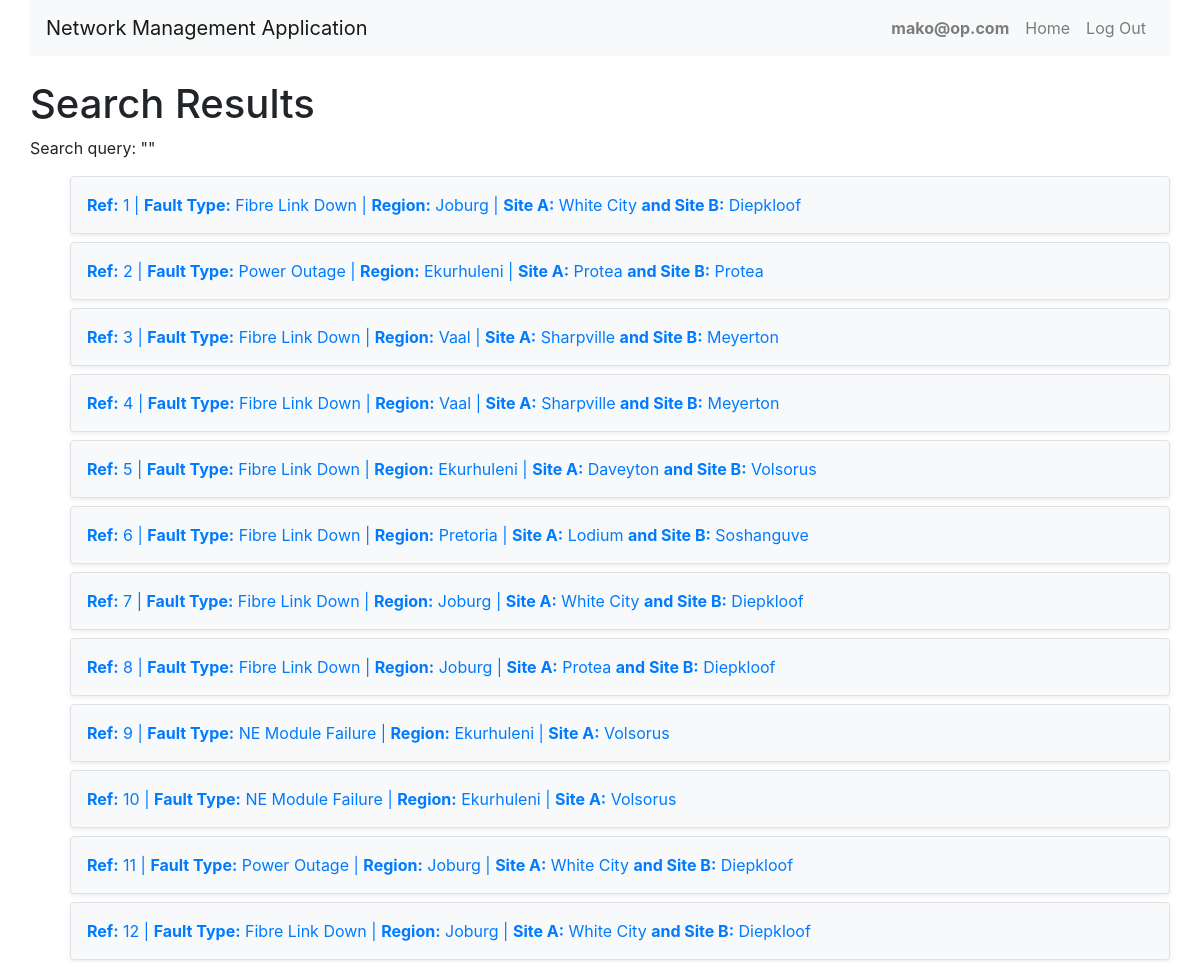
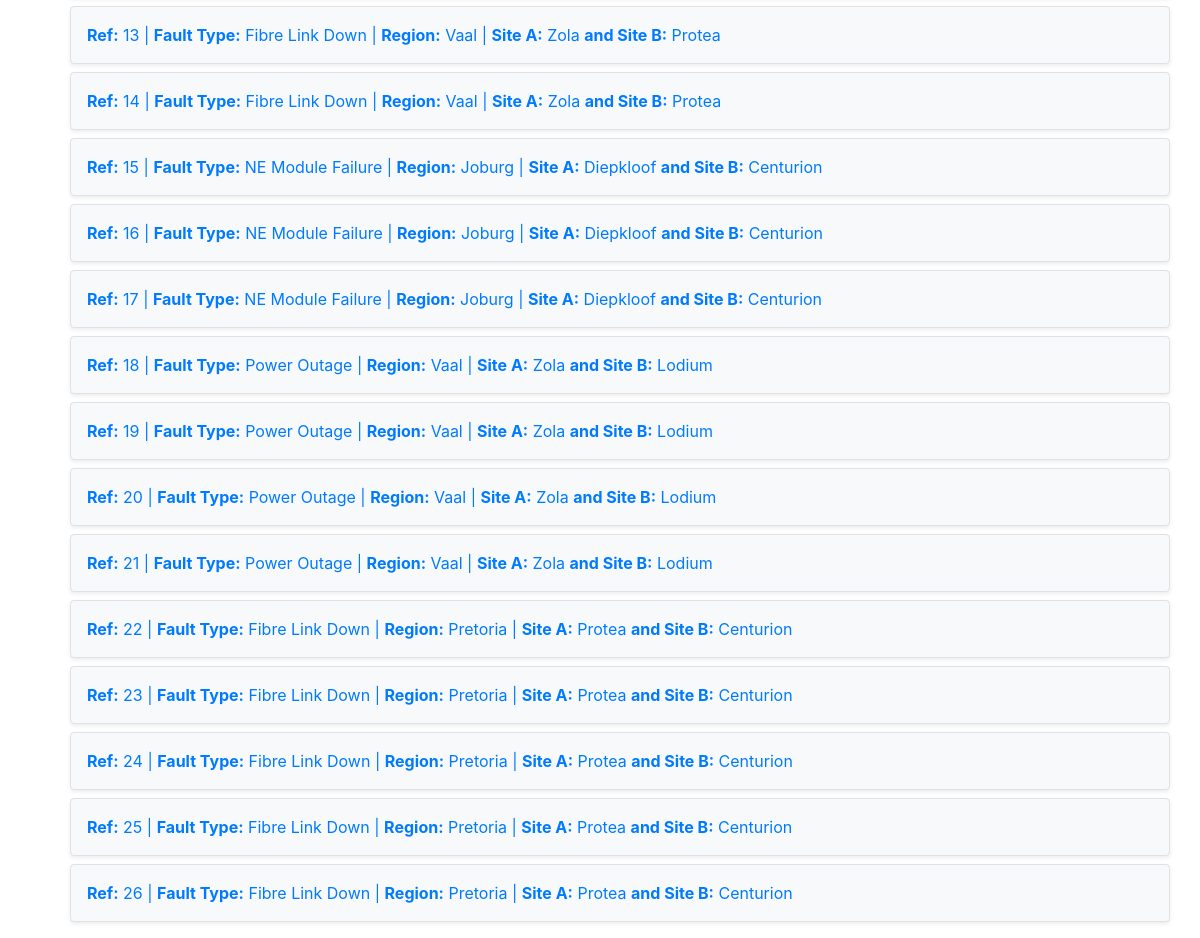
Screenshot of /search/ (signed in) with the database file from the repository (2 pictures, top to bottom).
### nms/models.py (models this page shows, shortened)
class User(AbstractUser):
    ROLES = (
        ('noc', 'NOC Staff'),
        ('technician', 'Technician'),
        ('manager', 'Manager'),
        ('client', 'Client')
    )
    role = models.CharField(max_length=50, choices=ROLES, default='client')

class Ticket(models.Model):
    fault_start = models.CharField(max_length=255, null=True, blank=True)
    fault_end = models.CharField(max_length=255, null=True, blank=True)
    summary = models.TextField(null=True, blank=True)
    status = models.ForeignKey('TicketStatus', on_delete=models.CASCADE, related_name='tickets', default=1)
    created_at = models.DateTimeField(auto_now_add=True)
    assigned_to = models.ForeignKey(User, on_delete=models.CASCADE, related_name='tickets', null=True, blank=True)
    fault_type = models.ForeignKey(FaultType, on_delete=models.CASCADE, related_name='tickets', null=True, blank=True)
    region = models.ForeignKey(Region, on_delete=models.CASCADE, related_name='tickets', null=True, blank=True)
    site_A = models.ForeignKey(Site, on_delete=models.CASCADE, related_name='site_A_tickets', null=True, blank=True)
    site_B = models.ForeignKey(Site, on_delete=models.CASCADE, related_name='site_B_tickets', null=True, blank=True)

class FaultType(models.Model):
    name = models.CharField(max_length=100, unique=True)

class Region(models.Model):
    name = models.CharField(max_length=100, unique=True)

class Site(models.Model):
    name = models.CharField(max_length=100, unique=True)
    region = models.ForeignKey(Region, on_delete=models.CASCADE, related_name='sites')

### nms/views.py (the view)
# urls.py: path('search/', views.search_tickets, name='search_tickets'),
def search_tickets(request):
    query = request.GET.get('q', '').strip()
    tickets = Ticket.objects.all()
    if query.isdigit():  # If the input is numeric, search by fault_ref
        tickets = tickets.filter(id=query)  # Assuming 'id' is used as the fault reference
    else:  # If the input contains text
        tickets = tickets.filter(
            Q(fault_type__name__icontains=query) |  # Searching in fault_type (assuming FaultType has a 'name' field)
            Q(region__name__icontains=query) |  # Searching in region (assuming Region has a 'name' field)
            Q(site_A__name__icontains=query) |  # Searching in site_A (assuming Site has a 'name' field)
            Q(site_B__name__icontains=query) |  # Searching in site_B (assuming Site has a 'name' field)
            Q(assigned_to__username__icontains=query)  # Searching in assigned_to (username of User model)
        )
    return render(request, 'nms/search_results.html', {'tickets': tickets, 'query': query})

### nms/templates/nms/search_results.html
{% extends "nms/layout.html" %}
{% block body %}
<h1>Search Results</h1>
<p>Search query: "{{ query }}"</p>
{% if tickets %}
    <ul>
        {% for ticket in tickets %}
            <li class="links">
                <a href="/tickets/{{ ticket.id }}/details/" class="text-decoration-none">
                    <div class="p-3 mb-2 border rounded shadow-sm bg-light">
                        <strong>Ref:</strong> {{ ticket.id }} |
                        <strong>Fault Type:</strong> {{ ticket.fault_type.name }} |
                        <strong>Region:</strong> {{ ticket.region.name }} |
                        <strong>Site A:</strong> {{ ticket.site_A.name }}
                        {% if ticket.site_B %}
                            <strong>and Site B:</strong> {{ ticket.site_B.name }}
                        {% endif %}
                    </div>
                </a>
            </li>
        {% endfor %}
    </ul>
{% else %}
    <p>No matching tickets found.</p>
{% endif %}
{% endblock %}

### nms/templates/nms/layout.html (shortened to what this page needs)
{% load static %}
<!DOCTYPE html>
<html lang="en">
    <head>
        <link rel="stylesheet" href="https://stackpath.bootstrapcdn.com/bootstrap/4.4.1/css/bootstrap.min.css">
        {% load static %}
        <link href="{% static 'nms/styles.css' %}" rel="stylesheet">
    </head>
    <body>
        <div class="container-fluid">
            <div class="container-fluid">
                <nav class="navbar navbar-expand-lg navbar-light bg-light">
                    <a class="navbar-brand" href="/">Network Management Application</a>
                    <div class="collapse navbar-collapse" id="navbarNav">
                        <ul class="navbar-nav ml-auto">
                            {% if user.is_authenticated %}
                                <li class="nav-item">
                                    <a class="nav-link" href="#"><strong>{{ user.username }}</strong></a>
                                </li>
                                <li class="nav-item">
                                    <a class="nav-link" href="{% url 'index' %}">Home</a>
                                </li>
                                <li class="nav-item">
                                    <a class="nav-link" href="{% url 'logout' %}">Log Out</a>
                                </li>
                            {% endif %}
                        </ul>
                    </div>
                </nav>
          <div class="body mt-4">
            {% block body %}
            {% endblock %}
        </div>
    </div>
    </body>
</html>

### nms/static/nms/styles.css (style rules this page uses)
.links { list-style-type: none; }

### rows the page displays
User: username "mako@op.com"
Ticket: id "1", fault_type.name "Fibre Link Down", region.name "Joburg", site_A.name "White City", site_B.name "Diepkloof"
Ticket: id "2", fault_type.name "Power Outage", region.name "Ekurhuleni", site_A.name "Protea", site_B.name "Protea"
Ticket: id "3", fault_type.name "Fibre Link Down", region.name "Vaal", site_A.name "Sharpville", site_B.name "Meyerton"
Ticket: id "4", fault_type.name "Fibre Link Down", region.name "Vaal", site_A.name "Sharpville", site_B.name "Meyerton"
Ticket: id "5", fault_type.name "Fibre Link Down", region.name "Ekurhuleni", site_A.name "Daveyton", site_B.name "Volsorus"
Ticket: id "6", fault_type.name "Fibre Link Down", region.name "Pretoria", site_A.name "Lodium", site_B.name "Soshanguve"
Ticket: id "7", fault_type.name "Fibre Link Down", region.name "Joburg", site_A.name "White City", site_B.name "Diepkloof"
Ticket: id "8", fault_type.name "Fibre Link Down", region.name "Joburg", site_A.name "Protea", site_B.name "Diepkloof"
Ticket: id "9", fault_type.name "NE Module Failure", region.name "Ekurhuleni", site_A.name "Volsorus"
Ticket: id "10", fault_type.name "NE Module Failure", region.name "Ekurhuleni", site_A.name "Volsorus"
Ticket: id "11", fault_type.name "Power Outage", region.name "Joburg", site_A.name "White City", site_B.name "Diepkloof"
Ticket: id "12", fault_type.name "Fibre Link Down", region.name "Joburg", site_A.name "White City", site_B.name "Diepkloof"
Ticket: id "13", fault_type.name "Fibre Link Down", region.name "Vaal", site_A.name "Zola", site_B.name "Protea"
Ticket: id "14", fault_type.name "Fibre Link Down", region.name "Vaal", site_A.name "Zola", site_B.name "Protea"
Ticket: id "15", fault_type.name "NE Module Failure", region.name "Joburg", site_A.name "Diepkloof", site_B.name "Centurion"
Ticket: id "16", fault_type.name "NE Module Failure", region.name "Joburg", site_A.name "Diepkloof", site_B.name "Centurion"
Ticket: id "17", fault_type.name "NE Module Failure", region.name "Joburg", site_A.name "Diepkloof", site_B.name "Centurion"
Ticket: id "18", fault_type.name "Power Outage", region.name "Vaal", site_A.name "Zola", site_B.name "Lodium"
Ticket: id "19", fault_type.name "Power Outage", region.name "Vaal", site_A.name "Zola", site_B.name "Lodium"
Ticket: id "20", fault_type.name "Power Outage", region.name "Vaal", site_A.name "Zola", site_B.name "Lodium"
Ticket: id "21", fault_type.name "Power Outage", region.name "Vaal", site_A.name "Zola", site_B.name "Lodium"
Ticket: id "22", fault_type.name "Fibre Link Down", region.name "Pretoria", site_A.name "Protea", site_B.name "Centurion"
Ticket: id "23", fault_type.name "Fibre Link Down", region.name "Pretoria", site_A.name "Protea", site_B.name "Centurion"
Ticket: id "24", fault_type.name "Fibre Link Down", region.name "Pretoria", site_A.name "Protea", site_B.name "Centurion"
Ticket: id "25", fault_type.name "Fibre Link Down", region.name "Pretoria", site_A.name "Protea", site_B.name "Centurion"
Ticket: id "26", fault_type.name "Fibre Link Down", region.name "Pretoria", site_A.name "Protea", site_B.name "Centurion"
